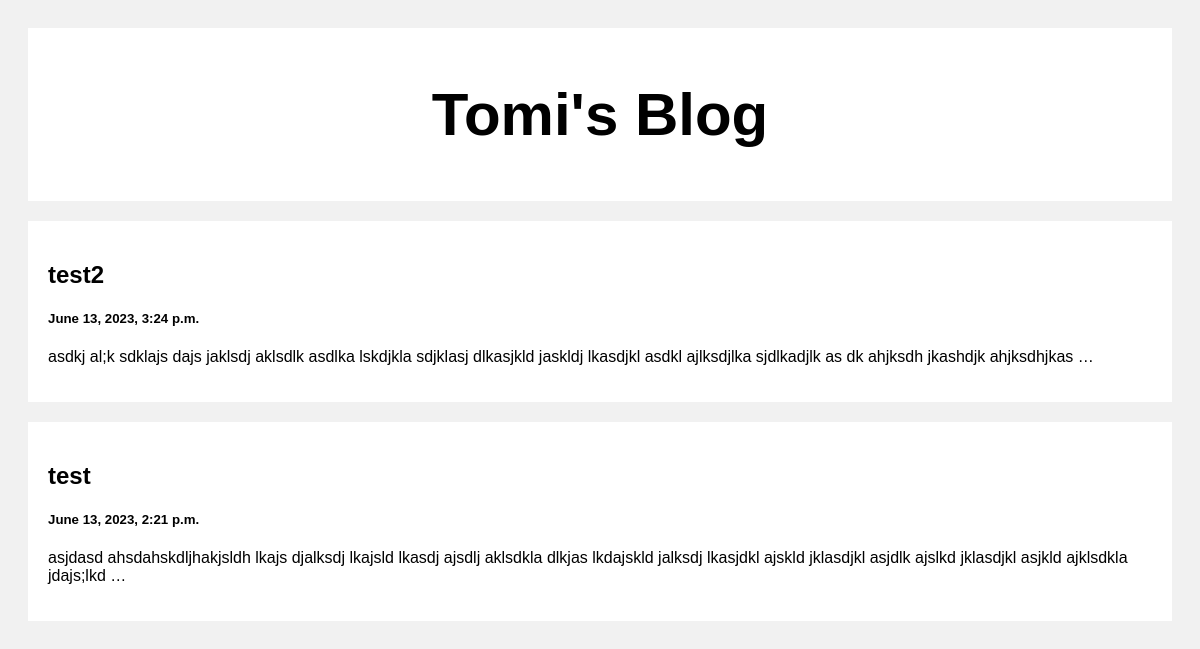
The page / on the database its author committed.
### posts/views.py (the view)
# urls.py: path('', views.index, name='index'),
def index(request):
    posts = Post.objects.all()
    return render(request, 'index.html', {'posts': posts})

### templates/index.html (shortened to what this page needs)
<!DOCTYPE html>
<html>
<head>
</head>
<body>
<div class="header">
  <h2>Tomi's Blog</h2>
</div>
<div class="row">
  <div class="leftcolumn">
    {% for post in posts reversed %}
    <div class="card">
      <a style="text-decoration: none; color: black;" href="/post/{{post.id}}">
        <h2>{{post.title}}</h2>
        <h5>{{post.created_at}}</h5>
        <p>{{post.body|truncatewords:20}}</p>
      </a>
    </div>
    {% endfor %}
  </div>
</div>
</body>
</html>

### templates/index.html (style rules this page uses)
* { box-sizing: border-box; }
body { font-family: Arial; padding: 20px; background: #f1f1f1; }
.header { padding: 2px; font-size: 40px; text-align: center; background: white; }
.leftcolumn { float: left; width: 100%; }
.card { background-color: white; padding: 20px; margin-top: 20px; }
.row:after { content: ""; display: table; clear: both; }

### rows shown on the page
Post: title "test2", created_at "June 13, 2023, 3:24 p.m.", body "asdkj al;k sdklajs dajs jaklsdj aklsdlk asdlka lskdjkla sdjklasj dlkasjkld jaskldj lkasdjkl asdkl ajlksdjlka sjdlkadjlk as dk ahjksdh jkashdjk ahjksdhjkas …"
Post: title "test", created_at "June 13, 2023, 2:21 p.m.", body "asjdasd ahsdahskdljhakjsldh lkajs djalksdj lkajsld lkasdj ajsdlj aklsdkla dlkjas lkdajskld jalksdj lkasjdkl ajskld jklasdjkl asjdlk ajslkd jklasdjkl asjkld ajklsdkla jdajs;lkd …"
